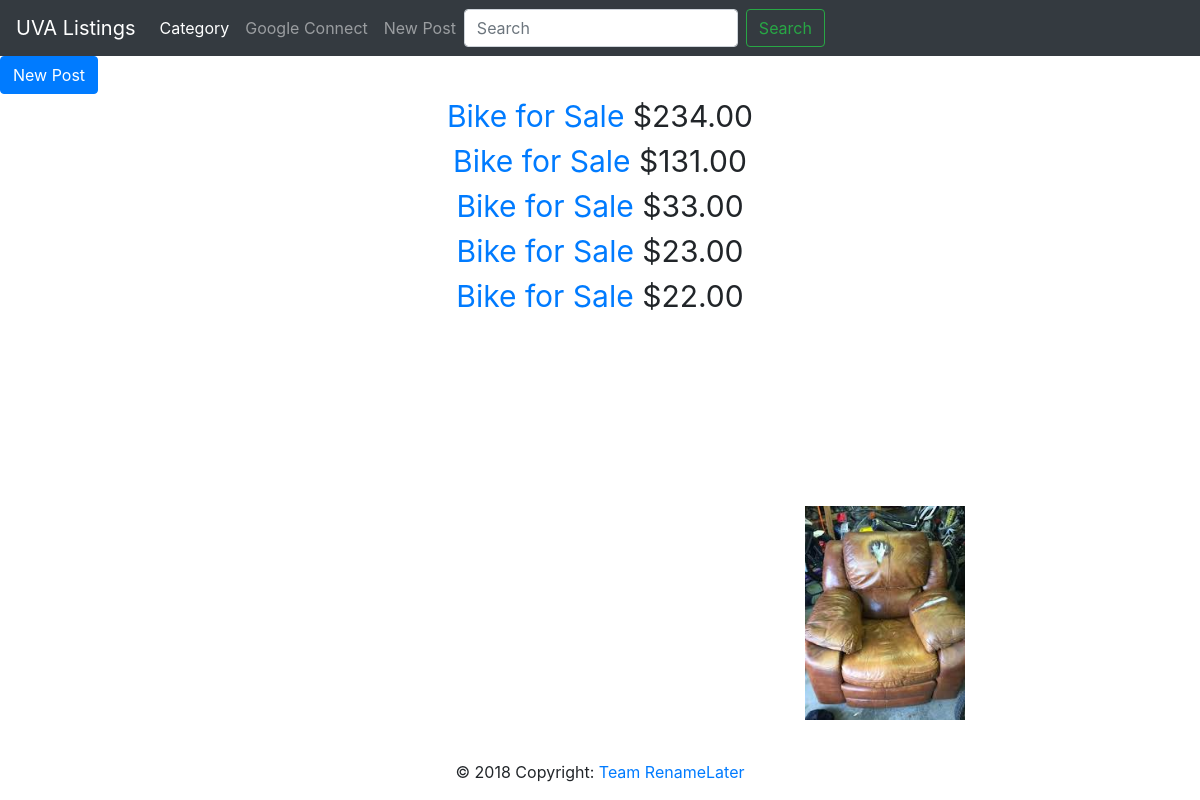
/posts/, run on the app's committed database.
### posts/models.py (models this page shows, shortened)
class Post(models.Model):
    titleText = models.CharField(max_length=200)
    description = models.CharField(max_length=200)
    creation_date = models.CharField(max_length=200)
    postID = models.IntegerField()
    category = models.CharField(max_length=200)
    price = models.DecimalField(max_digits=6, decimal_places=2)

### posts/views.py (the view)
# urls.py: path('', TemplateView.as_view(template_name="login/index.html")),
def index(request):
    template_name = 'posts/postIndex.html'
    postList = Post.objects.order_by('-creation_date')[:5]
    testArray = {1, 2, 3}
    context = {'postList': postList, 'testArray': testArray}
    return render(request, 'posts/postIndex.html',context)

### posts/templates/posts/postIndex.html (shortened to what this page needs)
{% block page %}
{% load socialaccount %}
<head>
	{% load bootstrap4 %}
</head>
{% include "header.html" %}
{% include "footer.html" %}
<body>
	<button class="btn btn-primary" type="submit" onclick="location.href = 'newpost';">New Post</button>
	{% if postList %}
		{% for postVar in postList %}
			<div style = "text-align: center; font-size: 30px"><a href="/posts/{{ forloop.counter }}/">{{ postVar.titleText }}</a>
				<a>${{ postVar.price }}</a></div>
		{% endfor %}
	{% else %}
		<p>No posts are available.</p>
	{% endif %}
</body>
{% endblock %}

### data on the page
Post: titleText "Bike for Sale", price "234.00"
Post: titleText "Bike for Sale", price "131.00"
Post: titleText "Bike for Sale", price "33.00"
Post: titleText "Bike for Sale", price "23.00"
Post: titleText "Bike for Sale", price "22.00"
